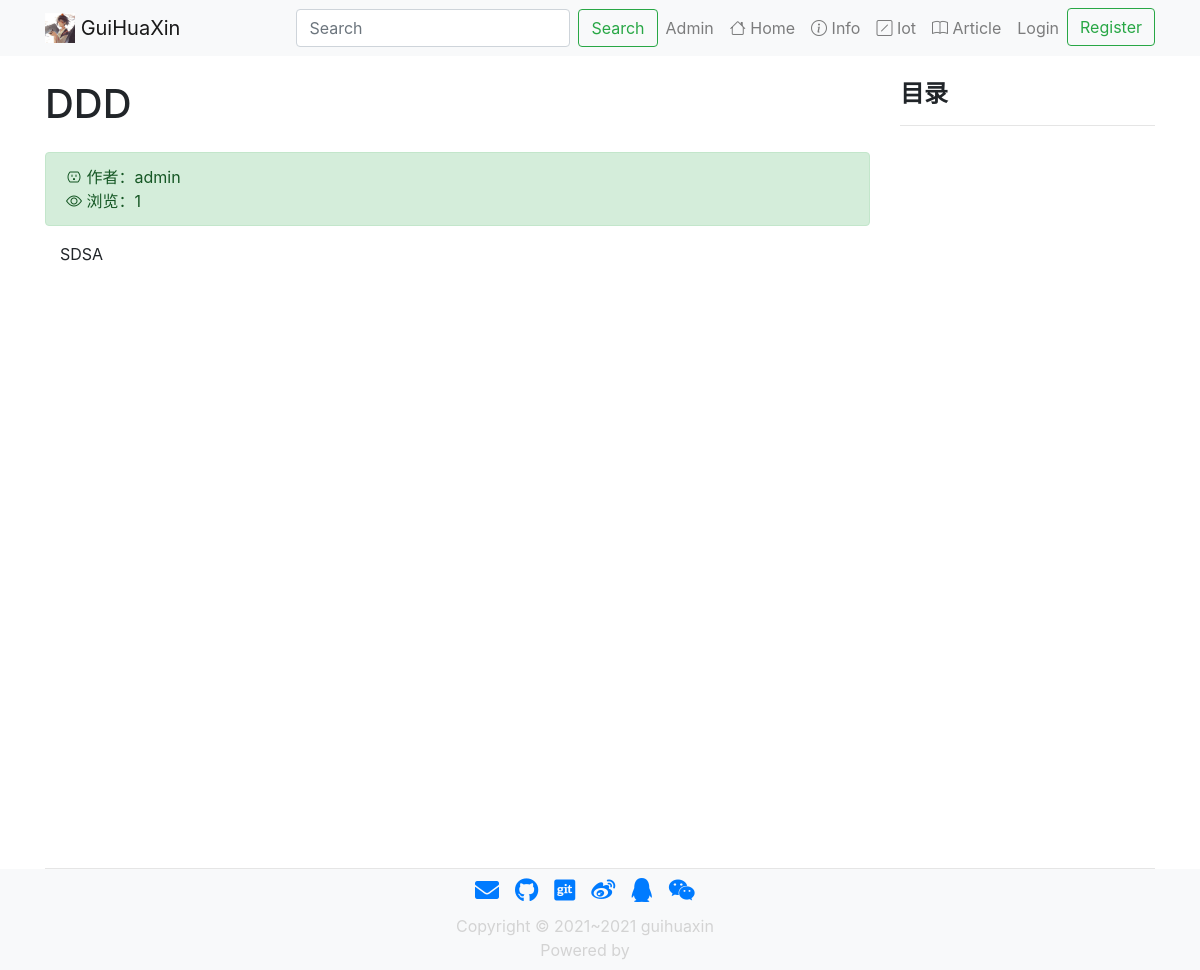
Screenshot of /article/article-detail/25/ with the database file from the repository.
### article/models.py (models this page shows, shortened)
class ArticlePost(models.Model):
    author = models.ForeignKey(User, on_delete=models.CASCADE)
    title = models.CharField(max_length=100)
    avatar = models.ImageField(upload_to='article/%Y%m%d/', blank=True)
    '''
    avatar = ProcessedImageField(
        upload_to='article/%Y%m%d',
        processors=[ResizeToFit(width=400)],
        format='JPEG',
        options={'quality': 100},
    )'''
    def save(self, *args, **kwargs):
        article = super(ArticlePost, self).save(*args, **kwargs)
    body = models.TextField()
    created = models.DateTimeField(default=timezone.now)
    updated = models.DateTimeField(auto_now=True)
    total_views = models.PositiveIntegerField(default=0)
    class Meta:
        ordering = ('-created',)

### article/views.py (the view)
# urls.py: path('article-detail/<int:id>/', views.article_detail, name='article_detail'),
def article_detail(request, id):
    article = ArticlePost.objects.get(id=id)
    article.total_views += 1
    article.save(update_fields=['total_views'])
    md = markdown.Markdown(
        extensions=[
        'markdown.extensions.extra',
        'markdown.extensions.codehilite',
        'markdown.extensions.toc',
        ]
    )
    article.body = md.convert(article.body)
    context = {
        'article': article,
        'toc': md.toc
        }
    return render(request, 'article/detail.html', context)

### templates/article/detail.html (shortened to what this page needs)
{% extends "base.html" %}
{% load static %}
{% block content %}
<div class="container">
    <div class="row">
		<div class="col-9">
			<h1 class="mt-4 mb-4">{{ article.title }}</h1>
			<div class="alert alert-success">
				<div>
					<i class="bi bi-outlet"></i> 作者：{{ article.author }}
				</div>
				<div>
					<i class="bi bi-eye"></i> 浏览：{{ article.total_views }}
				</div>
			</div>
			<div class="col-12">
				<p>{{ article.body|safe }}</p>
			</div>
		</div>
		<div class="col-3 mt-4">
			<h4><strong>目录</strong></h4>
			<hr>
		</div>
    </div>
</div>
{% endblock content %}

### templates/base.html (style rules this page uses)
html, body { height: 100%; margin: 0; }

### rows the page displays
ArticlePost: title "DDD", author "admin", total_views "1", body "SDSA"
